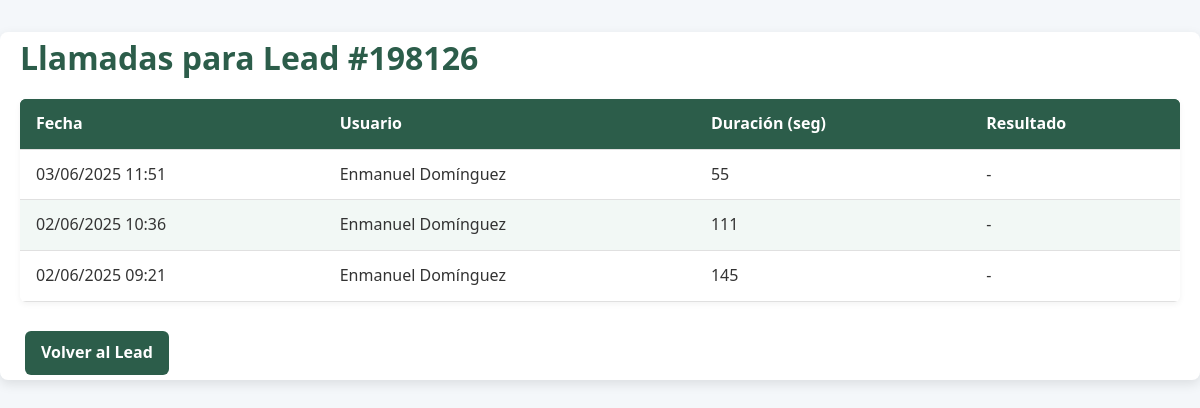
The app's page /calls/view.php?lead_id=198126 (signed in), older data.
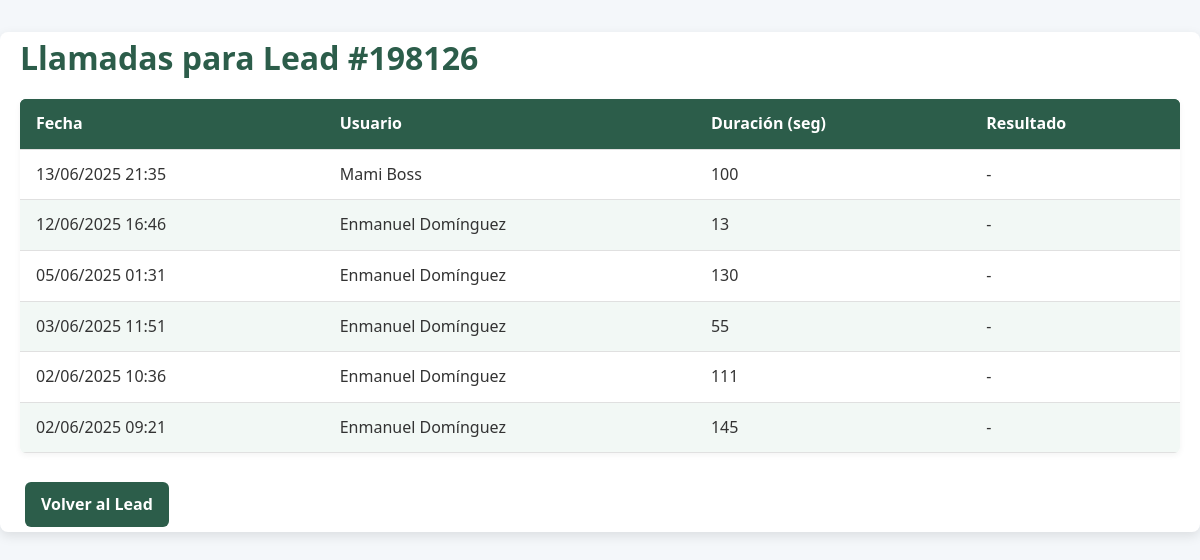
The same page, newer data.
### tables this page shows
CREATE TABLE `interactions` (
  `id` int(11) NOT NULL,
  `lead_id` int(11) NOT NULL,
  `user_id` int(11) NOT NULL,
  `disposition_id` int(11) NOT NULL,
  `notes` text DEFAULT NULL,
  `interaction_time` datetime NOT NULL DEFAULT current_timestamp(),
  `duration_seconds` int(11) DEFAULT NULL,
  `created_at` datetime NOT NULL DEFAULT current_timestamp(),
  `updated_at` datetime NOT NULL DEFAULT current_timestamp() ON UPDATE current_timestamp()
);

CREATE TABLE `users` (
  `id` int(11) NOT NULL,
  `name` varchar(100) NOT NULL,
  `email` varchar(100) NOT NULL,
  `password_hash` varchar(255) NOT NULL,
  `status` enum('active','inactive') NOT NULL DEFAULT 'active',
  `created_at` datetime NOT NULL DEFAULT current_timestamp(),
  `updated_at` datetime NOT NULL DEFAULT current_timestamp() ON UPDATE current_timestamp()
);

### calls/view.php (the view, shortened to what this page needs)
<?php
$leadId = (int) ($_GET['lead_id'] ?? 0);
$pdo = getPDO();
$stmt = $pdo->prepare("SELECT i.*, u.name AS user
                       FROM interactions i
                       JOIN users u ON i.user_id = u.id
                       WHERE i.lead_id = ?
                       ORDER BY i.created_at DESC");
$stmt->execute([$leadId]);
$calls = $stmt->fetchAll(PDO::FETCH_ASSOC);
?>
<!DOCTYPE html>
<html lang="en">
<head>
    <link rel="stylesheet" href="/assets/css/app.css">
</head>
<body>
<div class="container">
    <h1>Llamadas para Lead #<?= $leadId ?></h1>
    <table class="table">
        <thead>
        <tr>
            <th>Fecha</th>
            <th>Usuario</th>
            <th>Duración (seg)</th>
            <th>Resultado</th>
        </tr>
        </thead>
        <tbody>
        <?php foreach ($calls as $call): ?>
            <tr>
                <td><?= date('d/m/Y H:i', strtotime($call['created_at'])) ?></td>
                <td><?= htmlspecialchars($call['user']) ?></td>
                <td><?= $call['duration_seconds'] ?: '-' ?></td>
                <td><?= htmlspecialchars($call['disposition'] ?? '-') ?></td>
            </tr>
        <?php endforeach; ?>
        </tbody>
    </table>
    <a href="/leads/view.php?id=<?= $leadId ?>" class="btn">Volver al Lead</a>
</div>
</body>
</html>

Row changes from the older to the newer data that the page shows:
added interactions: created_at "13/06/2025 21:35", user.name "Mami Boss", duration_seconds "100", disposition "-"
added interactions: created_at "12/06/2025 16:46", user.name "Enmanuel Domínguez", duration_seconds "13", disposition "-"
added interactions: created_at "05/06/2025 01:31", user.name "Enmanuel Domínguez", duration_seconds "130", disposition "-"
